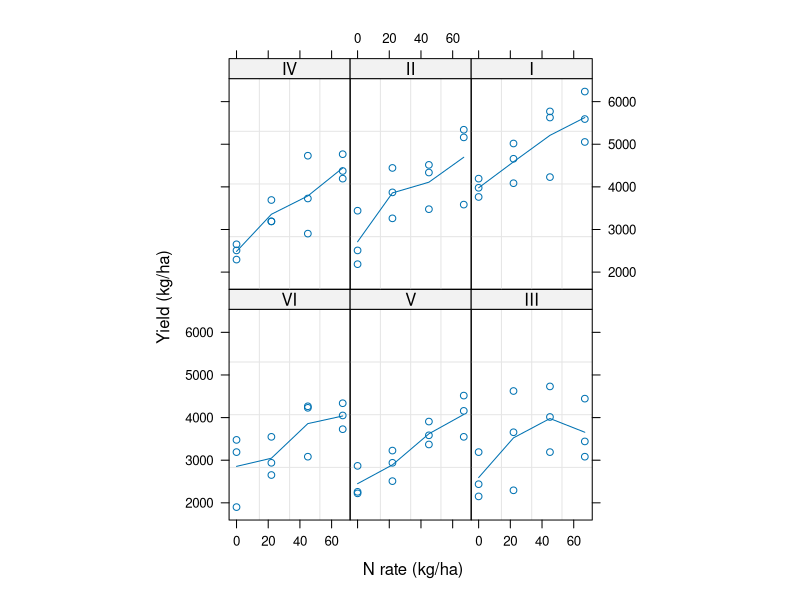
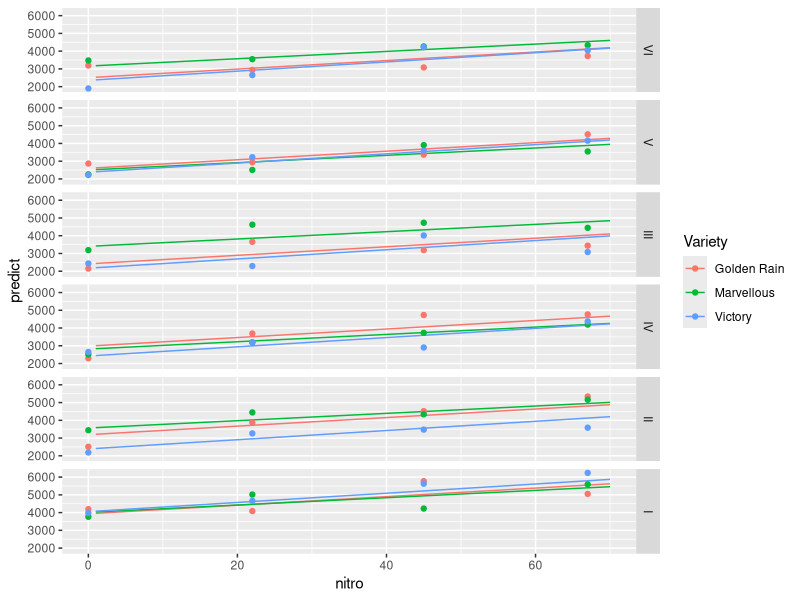
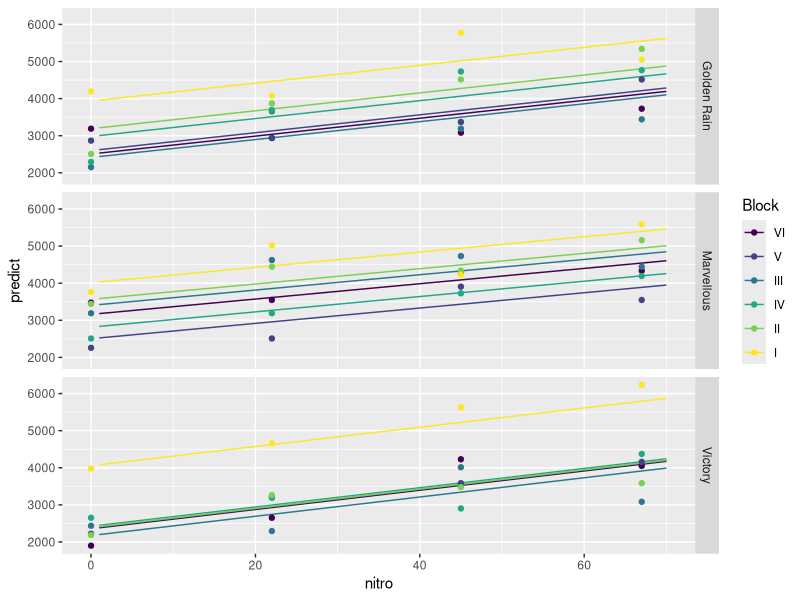
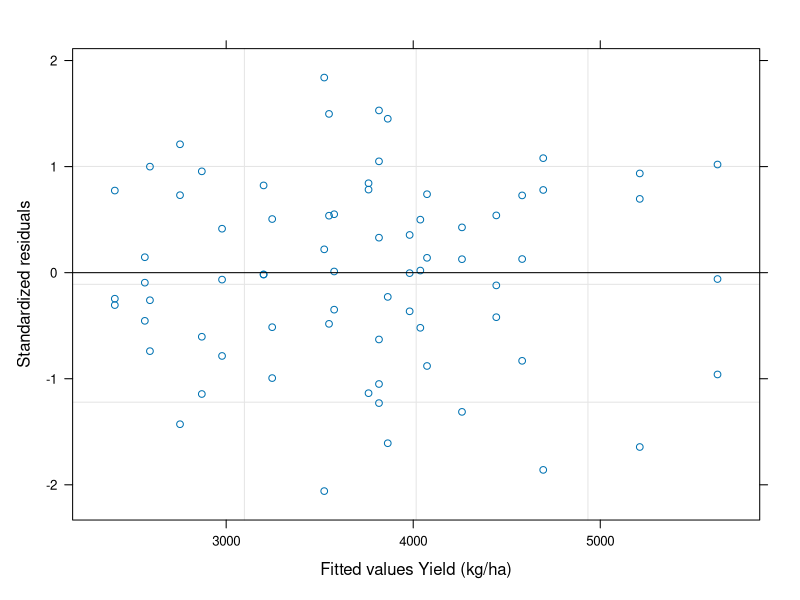

Here is the R script that generated these plots, in order: (Note: this script raises an error after producing the figures.)
# Rgronomists! ################################################################
# Fitting non-linear mixed effects models using `nlme` package ################
# By R. Martinez-Feria, Nov, 2017 #############################################

# Load package
library(nlme)
library(ggplot2)

# We will be working with the Oats data set included in the nlme package -----
oats <- as.data.frame(nlme::Oats)

# I don't like the units so I convert to kg/ha
oats$nitro <- round(oats$nitro*100*1.12,0)
oats$yield <- oats$yield*32*1.12

# We need to save as groupedData() to help us during the fitting process
oats <- groupedData(yield ~ nitro | Block ,
                    data = oats, 
                    units = list(x = "N rate (kg/ha)",
                                 y = "Yield (kg/ha)"))

plot(oats) # vizualize data 

# A word about mixed-effect models --------------------------------------------

# Fit simple linear model without random effects
fit.lm <- lm(yield~Variety*nitro, data = oats)
anova(fit.lm)
summary(fit.lm)

# Fit a linear mixed-effects model with subplot as a random effect
fit.lme <- lme(yield~Variety*nitro, random = ~1|Block/Variety, data = oats)
anova(fit.lme)
summary(fit.lme)
coefficients(fit.lme)

expand.grid(Block = unique(oats$Block),
            Variety = unique(oats$Variety),
            nitro = 1:70) -> newOats

newOats$predict <- predict(fit.lme, newdata = newOats)
newOats <- merge(newOats, data.frame(oats),all = T)

ggplot(newOats,
       aes(y= predict, x = nitro, colour = Variety)) +
  geom_line() + 
  geom_point(aes(y=yield)) + 
  facet_grid(Block~.)

ggplot(newOats,
       aes(y= predict, x = nitro, colour = Block)) +
  geom_line() + 
  geom_point(aes(y=yield)) + 
  facet_grid(Variety~.)


# Why a non-linear model? ------------------------------------------------------

# Many biological processes are not linear. For intance, can we expect for yield
# to increase linearly with N fertilizer indefinitively?

# Non-linear hypothesis: There is a level where N that no longer increases yield
# Here we use a linear plateau model: 

linearPlateau <- function(x,a,b,c) a + b * (x - c) * (x <= c)

# The nlsList function uses the group data estrcuture to fit a curve for each
# group (i.e. block)

fit.nls <- nlsList(yield ~ linearPlateau(nitro,a,b,c),
                   start = list(a = 30, b = 50, c = 60),
                   data = oats)

summary(fit.nls)
plot(fit.nls)

# No we define our random effects on the model parameters. Here nlme knows the 
# data structure we passed as groupedData() so it knows the random effect is
# the block

fit.nlme <- nlme(fit.nls, random = pdDiag(a + b + c ~ 1))
plot(ranef(fit.nlme))
random.effects(fit.nlme) # look at the scale for b and c
anova(fit.nlme)
coef(fit.nlme)
(fe <- fixed.effects(fit.nlme))

# Now we can ask: Is there an effect of variety? ------------------------------
update(fit.nlme, 
       fixed = list(a + b + c ~ Variety),
       start = c(fe[1],5,5, #Here is where you'll spend most of the time
                 fe[2],0,0,
                 fe[3],0,0)) -> fit.nlme2

anova(fit.nlme2)
coef(fit.nlme2)
plot(augPred(fit.nlme2,level = c(0,1)))

# Final plot ------------------------------------------------------------------
expand.grid(Block = unique(oats$Block),
            Variety = unique(oats$Variety),
            nitro = 1:70) -> newOats

newOats$predict <- predict(fit.nlme, newdata = newOats)
newOats <- merge(newOats, data.frame(oats),all = T)

ggplot(newOats,
       aes(y= predict, x = nitro, colour = Variety)) +
  geom_line() + 
  geom_point(aes(y=yield)) + 
  facet_grid(Block~.)

ggplot(newOats,
       aes(y= predict, x = nitro, colour = Block)) +
  geom_line() + 
  geom_point(aes(y=yield)) + 
  facet_grid(Variety~.)
